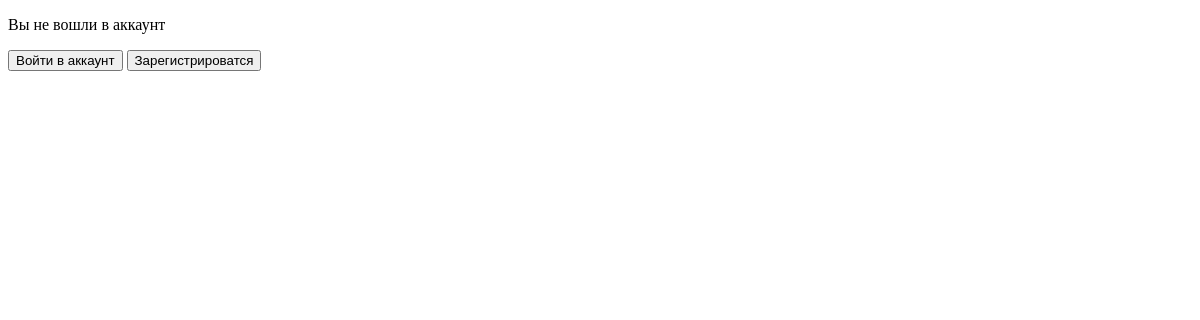
Before: / with the older database file.
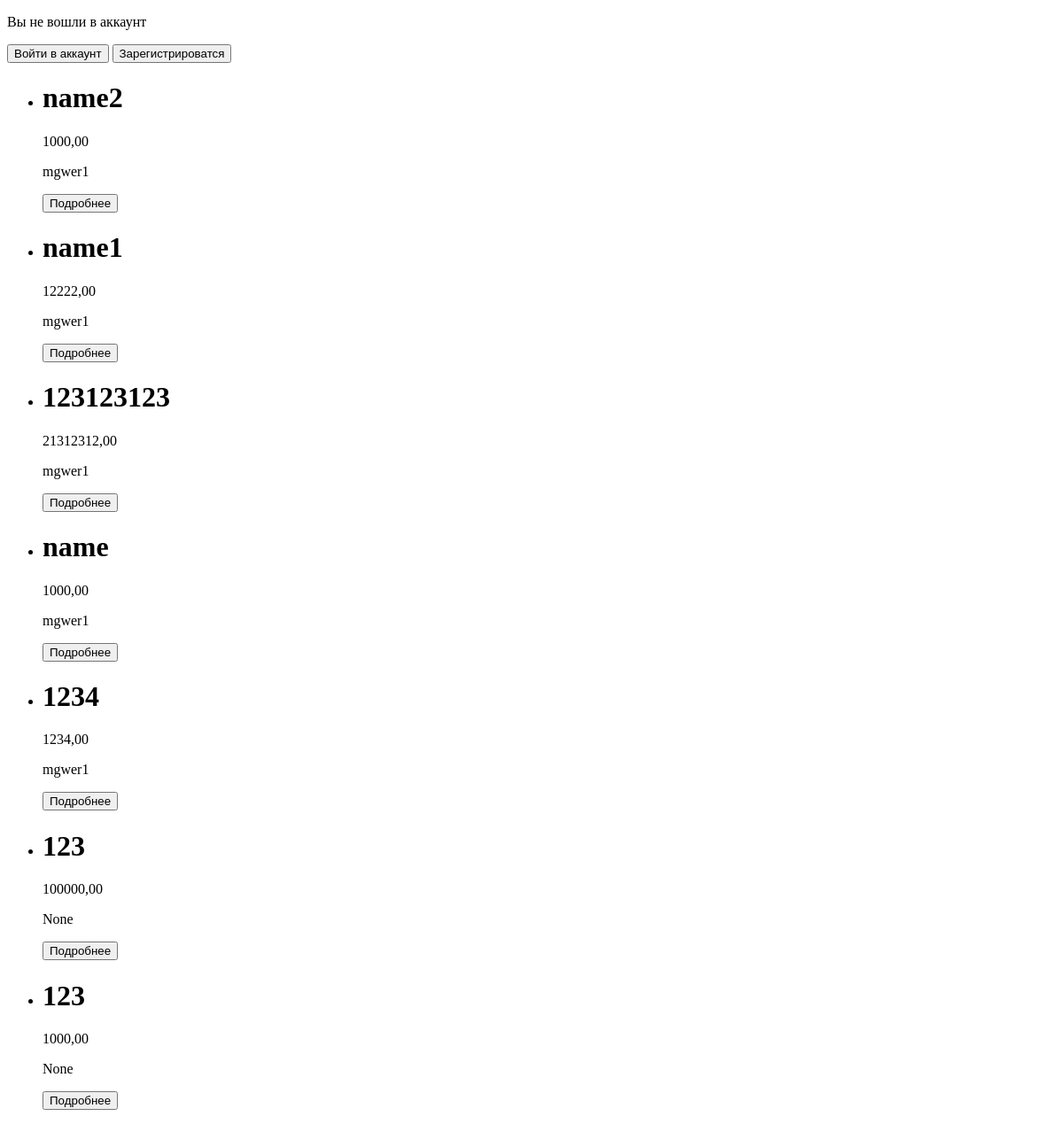
After: the same page with the newer database file.
### service/models.py (models this page shows, shortened)
class Service(models.Model):
    title = models.CharField(max_length=100)
    description = models.TextField()
    price = models.DecimalField(decimal_places=2, max_digits=10)
    executor = models.ForeignKey(User, on_delete=models.CASCADE, related_name="services", blank=True, null=True)
    category = models.CharField(max_length=100)
    created_at = models.DateTimeField(auto_now_add=True)
    updated_at = models.DateTimeField(auto_now=True)

### accounts/models.py (models this page shows)
class User(AbstractUser):
    ROLE_CHOICES = (("client", "Заказчик"),
                    ("seller", "Исполнитель"))
    role = models.CharField(choices=ROLE_CHOICES, default="client")

### core/views.py (the view)
# urls.py: 2. Add a URL to urlpatterns:  path('', views.home, name='home')
def home(request):
    fworks = Service.objects.all().order_by('-created_at')
    return render(request, "main_page.html", {"fworks": fworks})

### core/templates/main_page.html (shortened to what this page needs)
<!DOCTYPE html>
<html lang="en">
<head>
</head>
<body>
    <div class="header_main">
        {% if user.is_authenticated %}
        <a href="{% url "logout_view" %}"><button class="btn">Выйти из аккаунта </button></a>
        <a href="{% url "profile_view" %}"><button class="btn">Перейти в личный кабинет</button></a>
        {% else %}
        <p>Вы не вошли в аккаунт</p>
        <a href="{% url "login_view" %}"><button class="btn">Войти в аккаунт</button></a>
        <a href="{% url "register_view" %}"><button class="btn">Зарегистрироватся</button></a>
        {% endif %}
    </div>
    <ul>
    {% for i in fworks %}
    <li>
        <h1>{{i.title}}</h1>
        <p>{{i.price}}</p>
        <p>{{i.executor}}</p>
        <a href="{% url 'fworks' i.id %}"><button>Подробнее</button></a>
    </li>
    {% endfor %}
    </ul>
</body>
</html>

Changed rows visible on the page:
added Service: title "name2", price "1000,00", executor "mgwer1"
added Service: title "name1", price "12222,00", executor "mgwer1"
added Service: title "123123123", price "21312312,00", executor "mgwer1"
added Service: title "name", price "1000,00", executor "mgwer1"
added Service: title "1234", price "1234,00", executor "mgwer1"
added Service: title "123", price "100000,00", executor "None"
added Service: title "123", price "1000,00", executor "None"
